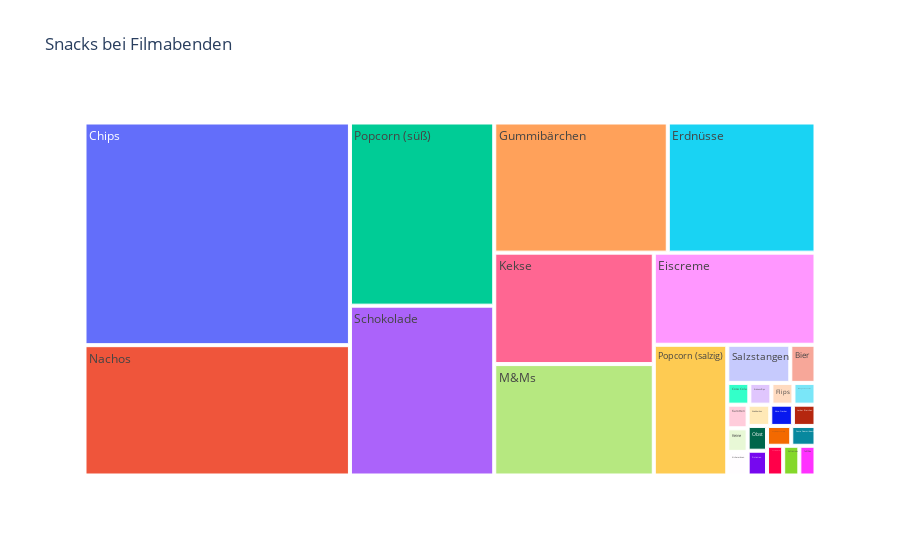

Here is the notebook cell this chart was saved with:
### Code cell
fig = px.treemap(df_counted, path=["snack"], values="count", title="Snacks bei Filmabenden")

fig.show()

### Figure 1 — Plotly figure (JSON) as saved in the notebook; plotly's stock layout.template omitted (floating-point values rounded to 4 significant figures)
{"data": [{"branchvalues": "total", "domain": {"x": [0, 1], "y": [0, 1]}, "hovertemplate": "labels=%{label}<br>count=%{value}<br>parent=%{parent}<br>id=%{id}<extra></extra>", "ids": ["Bier", "Chips", "Coca Cola", "Eiscreme", "Erdnussflips", "Erdnüsse", "Flips", "Gummibärchen", "Ich mag keine Snacks", "Karotten", "Keine ", "Kekse", "Kichererbsen", "Knabberbox", "Käse-Cracker", "Lecker Bierchen", "M&Ms", "Nachos", "Obst", "Pistazien", "Popcorn (ohne Zusatz)", "Popcorn (salzig)", "Popcorn (süß)", "Salzstangen", "Saure Gummibaecht", "Schokolade", "Snacktomaten", "Softdrinks", "Toffiffee"], "labels": ["Bier", "Chips", "Coca Cola", "Eiscreme", "Erdnussflips", "Erdnüsse", "Flips", "Gummibärchen", "Ich mag keine Snacks", "Karotten", "Keine ", "Kekse", "Kichererbsen", "Knabberbox", "Käse-Cracker", "Lecker Bierchen", "M&Ms", "Nachos", "Obst", "Pistazien", "Popcorn (ohne Zusatz)", "Popcorn (salzig)", "Popcorn (süß)", "Salzstangen", "Saure Gummibaecht", "Schokolade", "Snacktomaten", "Softdrinks", "Toffiffee"], "name": "", "parents": ["", "", "", "", "", "", "", "", "", "", "", "", "", "", "", "", "", "", "", "", "", "", "", "", "", "", "", "", ""], "type": "treemap", "values": [2, 123, 1, 31, 1, 40, 1, 47, 1, 1, 1, 37, 1, 1, 1, 1, 37, 72, 1, 1, 1, 20, 55, 5, 1, 51, 1, 1, 1]}], "layout": {"legend": {"tracegroupgap": 0}, "title": {"text": "Snacks bei Filmabenden"}}}
